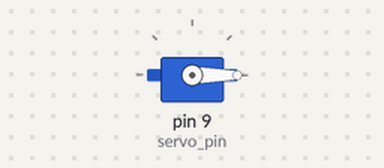
Simulated run of this sketch. Board: Arduino Uno, built with avr-gcc and run on an emulated ATmega328P. On the bench: servo.

Above: at 0.05 s.
At 6.0 s:
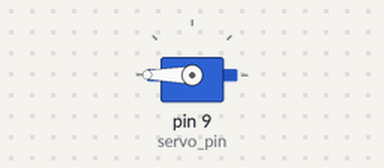
Timing chart, 0 to 7.8 s (numbered marks = the images above):
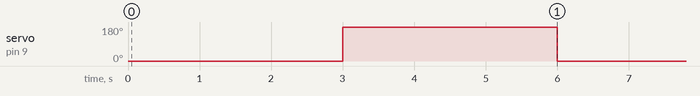

The sketch:

servo_trial.ino
```cpp
#include <Servo.h>   // Make code in Servo.h available to this sketch
Servo myservo;       // Create servo object called "myservo"
int servo_pin=9;     // The servo must be attached to pin 9 or pin 10

void setup()
{
  myservo.attach(servo_pin);   // attaches the servo pin to myservo object
}

void loop()
{
  myservo.write(0);
  delay(3000);
  myservo.write(180);
  delay(3000);
}
```

Measured:
- by itself, servo on pin 9 (servo_pin): alternates 180° for 3.0 s and 0° for 3.0 s
